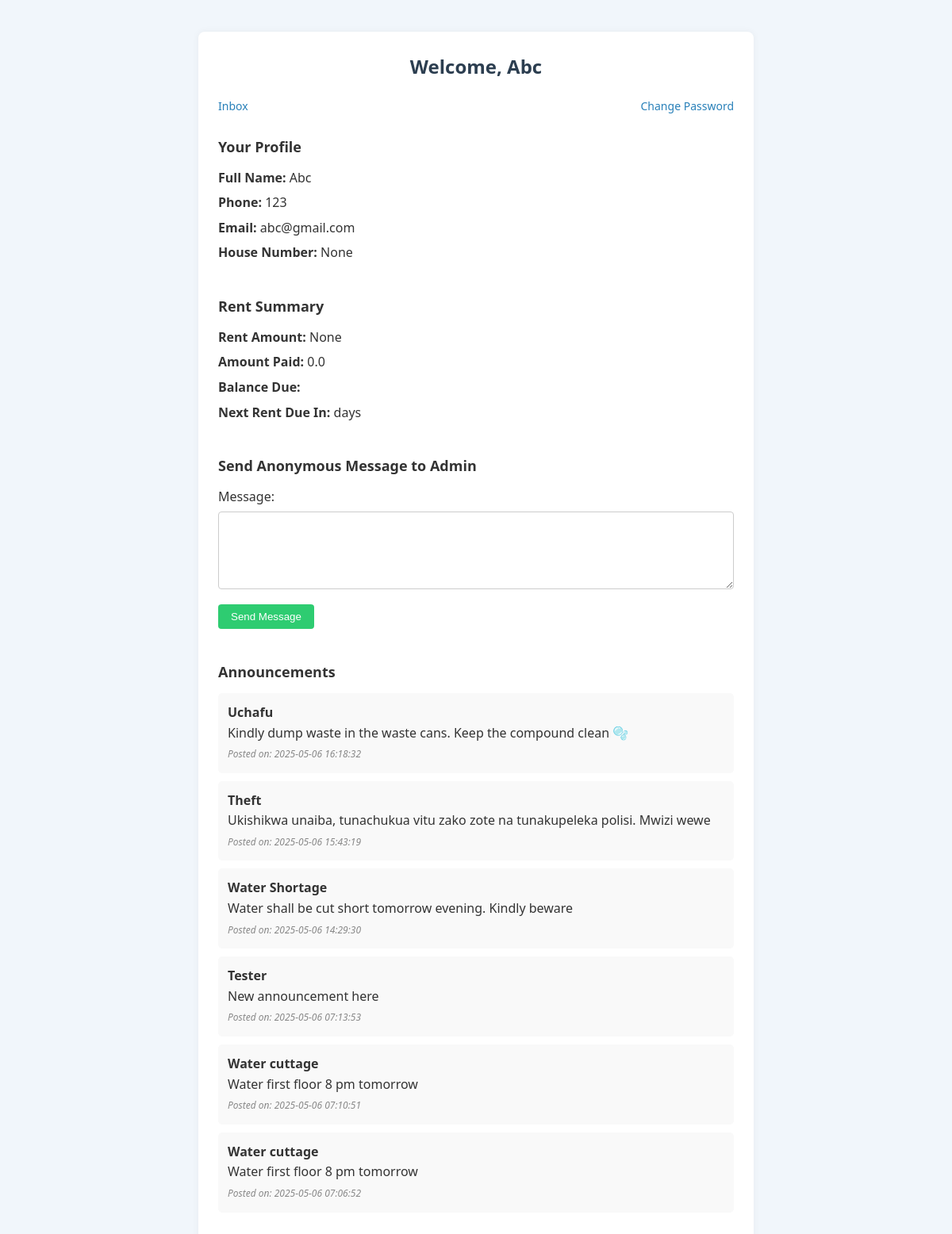
Page /tenant/dashboard/2 (signed in) on the committed database.
### tables this page shows
CREATE TABLE tenants (
    id INTEGER PRIMARY KEY AUTOINCREMENT,
    id_number TEXT,
    full_name TEXT,
    phone TEXT UNIQUE,
    email TEXT UNIQUE,
    house_number TEXT UNIQUE,
    floor TEXT,
    rent_amount REAL,
    payment_status TEXT DEFAULT 'pending',
    balance_amount REAL DEFAULT 0,
    status TEXT DEFAULT 'pending',
    rent_paid REAL DEFAULT 0,
    password TEXT
, is_completed INTEGER DEFAULT 0);

CREATE TABLE announcements (
    id INTEGER PRIMARY KEY AUTOINCREMENT,
    title TEXT NOT NULL,
    content TEXT NOT NULL,
    created_at DATETIME DEFAULT CURRENT_TIMESTAMP
);

### app.py (the view)
@app.route('/tenant/dashboard/<int:tenant_id>')
@login_required
def tenant_reply_dashboard(tenant_id):
    conn = sqlite3.connect('rentals.db')
    conn.row_factory = sqlite3.Row
    cursor = conn.cursor()
    cursor.execute("SELECT * FROM tenants WHERE id = ?", (tenant_id,))
    tenant = cursor.fetchone()
    cursor.execute("""
        SELECT * FROM messages
        WHERE tenant_id = ? AND reply IS NOT NULL
        ORDER BY timestamp DESC
    """, (tenant_id,))
    replies = cursor.fetchall()
    cursor.execute("""
        SELECT title, content, created_at FROM announcements
        ORDER BY created_at DESC
    """)
    announcements = cursor.fetchall()
    conn.close()
    return render_template(
        'tenant_dashboard.html',
        tenant=tenant,
        replies=replies,
        announcements=announcements  # Hii ndo ilikuwa inakosekana!
    )

### app.py (called while the page is built)
def login_required(f):
    @wraps(f)
    def decorated_function(*args, **kwargs):
        if 'tenant_id' not in session:
            flash("You must log in to access this page.", "warning")
            return redirect(url_for('tenant_login'))
        return f(*args, **kwargs)
    return decorated_function

### templates/tenant_dashboard.html (shortened to what this page needs)
<!DOCTYPE html>
<html lang="en">
<head>
    <link rel="stylesheet" href="{{ url_for('static', filename='styles.css') }}">
</head>
<body>
    <div class="container">
        <h2>Welcome, {{ tenant['full_name'] }}</h2>
        <div class="top-links">
            <a href="{{ url_for('tenant_inbox', tenant_id=tenant['id']) }}">Inbox</a>
            <a href="{{ url_for('reset_password', tenant_id=tenant['id']) }}">Change Password</a>
        </div>
        <div class="section">
            <h3>Your Profile</h3>
            <p><strong>Full Name:</strong> {{ tenant['full_name'] }}</p>
            <p><strong>Phone:</strong> {{ tenant['phone'] }}</p>
            <p><strong>Email:</strong> {{ tenant['email'] }}</p>
            <p><strong>House Number:</strong> {{ tenant['house_number'] }}</p>
        </div>
        <div class="section">
            <h3>Rent Summary</h3>
            <p><strong>Rent Amount:</strong> {{ tenant['rent_amount'] }}</p>
            <p><strong>Amount Paid:</strong> {{ tenant['rent_paid'] }}</p>
            <p><strong>Balance Due:</strong> {{ balance }}</p>
            <p><strong>Next Rent Due In:</strong> {{ days_remaining }} days</p>
        </div>
        <div class="section">
            <h3>Send Anonymous Message to Admin</h3>
            <form method="POST" action="{{ url_for('send_anonymous_message', tenant_id=tenant['id']) }}">
                <label for="message">Message:</label><br>
                <textarea name="message" id="message" rows="4" required></textarea>
                <button type="submit">Send Message</button>
            </form>
        </div>
        <div class="section">
        <h3>Announcements</h3>
{% if announcements %}
    <ul>
        {% for ann in announcements %}
            <li>
                <strong>{{ ann['title'] }}</strong><br>
                {{ ann['content'] }}<br>
                <em>Posted on: {{ ann['created_at'] }}</em>
            </li>
        {% endfor %}
    </ul>
{% else %}
    <p>No announcements at this time.</p>
{% endif %}
        </div>
    </div>
</body>
</html>

### static/styles.css (style rules this page uses)
:root { --primary-color: #3498db; --secondary-color: #2c3e50; --accent-color: #f1c40f; --danger-color: #e74c3c; --success-color: #2ecc71; --bg-color: #f9f9f9; --text-color: #333; --font-family: 'Segoe UI', Tahoma, Geneva, Verdana, sans-serif; }
* { margin: 0; padding: 0; box-sizing: border-box; }
body { font-family: var(--font-family); background-color: var(--bg-color); color: var(--text-color); line-height: 1.6; padding: 20px; }
body { font-family: 'Segoe UI', Tahoma, Geneva, Verdana, sans-serif; background-color: #f1f6fb; margin: 0; padding: 0; color: #333; }
.container { max-width: 500px; margin: 40px auto; background-color: #ffffff; padding: 25px 30px; border-radius: 10px; box-shadow: 0 4px 12px rgba(0, 0, 0, 0.08); }
h2 { text-align: center; color: #205295; margin-bottom: 25px; }
.container { max-width: 800px; margin: 40px auto; padding: 20px; background: #fff; border-radius: 8px; box-shadow: 0 0 10px rgba(0, 0, 0, 0.05); }
h2, h3 { color: #2c3e50; margin-bottom: 20px; }
.section { margin-bottom: 40px; }
textarea { width: 100%; padding: 10px; border-radius: 5px; border: 1px solid #ccc; resize: vertical; min-height: 60px; font-size: 14px; margin-top: 10px; margin-bottom: 10px; }
button[type="submit"] { background-color: #2ecc71; color: white; padding: 8px 16px; border: none; border-radius: 4px; cursor: pointer; font-weight: 500; }
.container { max-width: 700px; margin: 40px auto; background: #fff; padding: 25px; border-radius: 8px; box-shadow: 0 0 10px rgba(0, 0, 0, 0.05); font-family: 'Segoe UI', sans-serif; }
h2 { text-align: center; color: #2c3e50; margin-bottom: 20px; }
.top-links { display: flex; justify-content: space-between; margin-bottom: 20px; }
.top-links a { color: #2980b9; text-decoration: none; font-size: 14px; }
.section { margin-top: 25px; }
.section h3 { margin-bottom: 12px; color: #333; font-size: 18px; }
.section p { margin: 6px 0; }
textarea { width: 100%; padding: 10px; font-family: inherit; border: 1px solid #ccc; border-radius: 4px; resize: vertical; margin-top: 5px; margin-bottom: 12px; }
button { padding: 10px 20px; background: #27ae60; color: white; border: none; border-radius: 4px; cursor: pointer; }
ul { list-style: none; padding: 0; }
li { background: #f9f9f9; padding: 12px; margin-bottom: 10px; border-radius: 5px; }
em { font-size: 12px; color: #888; }

### rows in the picture
tenants: full_name "Abc", phone "123", email "abc@gmail.com", rent_paid "0.0"
announcements: title "Uchafu", content "Kindly dump waste in the waste cans. Keep the compound clean 🫧", created_at "2025-05-06 16:18:32"
announcements: title "Theft", content "Ukishikwa unaiba, tunachukua vitu zako zote na tunakupeleka polisi. Mwizi wewe", created_at "2025-05-06 15:43:19"
announcements: title "Water Shortage", content "Water shall be cut short tomorrow evening. Kindly beware", created_at "2025-05-06 14:29:30"
announcements: title "Tester", content "New announcement here", created_at "2025-05-06 07:13:53"
announcements: title "Water cuttage", content "Water first floor 8 pm tomorrow", created_at "2025-05-06 07:10:51"
announcements: title "Water cuttage", content "Water first floor 8 pm tomorrow", created_at "2025-05-06 07:06:52"

### other values in the picture
{{ tenant['house_number'] }} "None"
{{ tenant['rent_amount'] }} "None"
